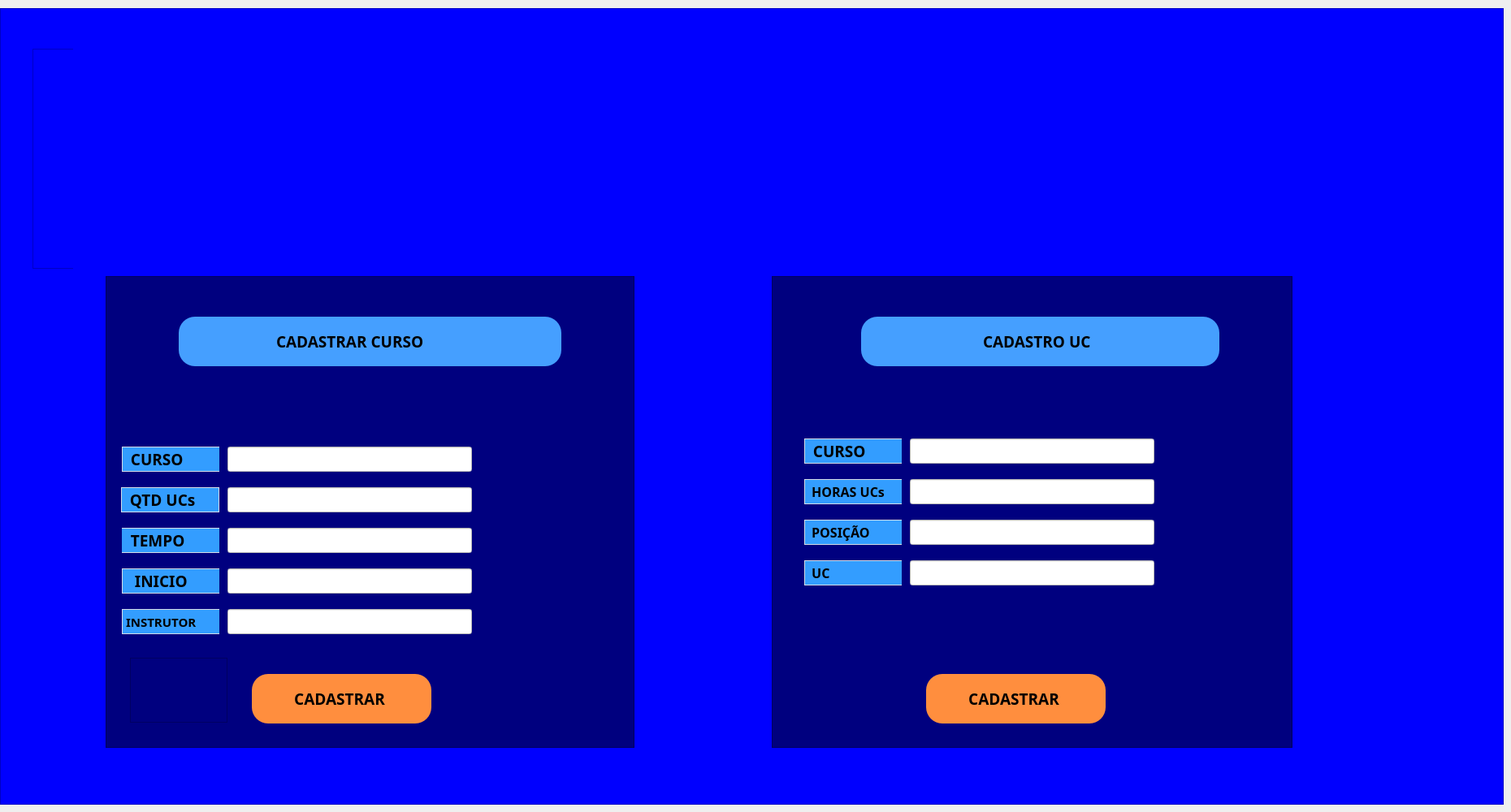
    <widget class="QWidget" name="LOGIN">
     <property name="minimumSize">
      <size>
       <width>435</width>
       <height>255</height>
      </size>
     </property>
     <attribute name="title">
      <string>Tab 1</string>
     </attribute>
     <widget class="QFrame" name="frame">
      <property name="geometry">
       <rect>
        <x>0</x>
        <y>10</y>
        <width>1851</width>
        <height>981</height>
       </rect>
      </property>
      <property name="styleSheet">
       <string notr="true">background-color: rgb(0, 0, 0);
background-color: rgb(0, 0, 255);</string>
      </property>
      <property name="frameShape">
       <enum>QFrame::StyledPanel</enum>
      </property>
      <property name="frameShadow">
       <enum>QFrame::Raised</enum>
      </property>
      <widget class="QLabel" name="label_2">
       <property name="geometry">
        <rect>
         <x>60</x>
         <y>20</y>
         <width>1641</width>
         <height>291</height>
        </rect>
       </property>
       <property name="text">
        <string/>
       </property>
       <property name="pixmap">
        <pixmap>../Icon, itens e etc/banner_senac_v2.png</pixmap>
       </property>
      </widget>
      <widget class="QFrame" name="frame_2">
       <property name="geometry">
        <rect>
         <x>130</x>
         <y>330</y>
         <width>651</width>
         <height>581</height>
        </rect>
       </property>
       <property name="styleSheet">
        <string notr="true">background-color: rgb(0, 0, 127);</string>
       </property>
       <property name="frameShape">
        <enum>QFrame::StyledPanel</enum>
       </property>
       <property name="frameShadow">
        <enum>QFrame::Raised</enum>
       </property>
       <widget class="QFrame" name="frame_4">
        <property name="geometry">
         <rect>
          <x>90</x>
          <y>50</y>
          <width>471</width>
          <height>61</height>
         </rect>
        </property>
        <property name="styleSheet">
         <string notr="true">background-color: rgb(69, 159, 255);
    border-radius: 20px;
</string>
        </property>
        <property name="frameShape">
         <enum>QFrame::StyledPanel</enum>
        </property>
        <property name="frameShadow">
         <enum>QFrame::Raised</enum>
        </property>
        <widget class="QLabel" name="label_8">
         <property name="geometry">
          <rect>
           <x>120</x>
           <y>10</y>
           <width>251</width>
           <height>41</height>
          </rect>
         </property>
         <property name="font">
          <font>
           <family>Arial Black</family>
           <pointsize>14</pointsize>
           <weight>75</weight>
           <bold>true</bold>
          </font>
         </property>
         <property name="text">
          <string>CADASTRAR CURSO </string>
         </property>
        </widget>
       </widget>
       <widget class="QFrame" name="frame_8">
        <property name="geometry">
         <rect>
          <x>19</x>
          <y>260</y>
          <width>121</width>
          <height>31</height>
         </rect>
        </property>
        <property name="styleSheet">
         <string notr="true">QFrame {
  background-color: rgb(51, 157, 255);
    background-image: url(:/logo/banner_senac_v2.png);
    background-repeat: no-repeat;
    background-position: center;

    border: 1px solid #D5DCE5;
    border-radius: 18px;
}</string>
        </property>
        <property name="frameShape">
         <enum>QFrame::StyledPanel</enum>
        </property>
        <property name="frameShadow">
         <enum>QFrame::Raised</enum>
        </property>
        <widget class="QLabel" name="label_9">
         <property name="geometry">
          <rect>
           <x>0</x>
           <y>0</y>
           <width>121</width>
           <height>31</height>
          </rect>
         </property>
         <property name="font">
          <font>
           <family>Arial Black</family>
           <pointsize>14</pointsize>
           <weight>75</weight>
           <bold>true</bold>
          </font>
         </property>
         <property name="text">
          <string> QTD UCs</string>
         </property>
        </widget>
       </widget>
       <widget class="QFrame" name="frame_9">
        <property name="geometry">
         <rect>
          <x>30</x>
          <y>470</y>
          <width>120</width>
          <height>80</height>
         </rect>
        </property>
        <property name="frameShape">
         <enum>QFrame::StyledPanel</enum>
        </property>
        <property name="frameShadow">
         <enum>QFrame::Raised</enum>
        </property>
       </widget>
       <widget class="QFrame" name="frame_7">
        <property name="geometry">
         <rect>
          <x>20</x>
          <y>210</y>
          <width>120</width>
          <height>31</height>
         </rect>
        </property>
        <property name="styleSheet">
         <string notr="true">QFrame {
   
	background-color: rgb(51, 157, 255);
    background-image: url(:/logo/banner_senac_v2.png);
    background-repeat: no-repeat;
    background-position: center;

    border: 1px solid #D5DCE5;
  border-radius: 20px;
}</string>
        </property>
        <property name="frameShape">
         <enum>QFrame::StyledPanel</enum>
        </property>
        <property name="frameShadow">
         <enum>QFrame::Raised</enum>
        </property>
        <widget class="QLabel" name="label_4">
         <property name="geometry">
          <rect>
           <x>0</x>
           <y>0</y>
           <width>121</width>
           <height>31</height>
          </rect>
         </property>
         <property name="font">
          <font>
           <family>Arial Black</family>
           <pointsize>14</pointsize>
           <weight>75</weight>
           <bold>true</bold>
          </font>
         </property>
         <property name="text">
          <string> CURSO </string>
         </property>
        </widget>
       </widget>
       <widget class="QFrame" name="frame_10">
        <property name="geometry">
         <rect>
          <x>20</x>
          <y>310</y>
          <width>120</width>
          <height>31</height>
         </rect>
        </property>
        <property name="styleSheet">
         <string notr="true">QFrame {
  background-color: rgb(51, 157, 255);
    background-image: url(:/logo/banner_senac_v2.png);
    background-repeat: no-repeat;
    background-position: center;

    border: 1px solid #D5DCE5;
    border-radius: 18px;
}</string>
        </property>
        <property name="frameShape">
         <enum>QFrame::StyledPanel</enum>
        </property>
        <property name="frameShadow">
         <enum>QFrame::Raised</enum>
        </property>
        <widget class="QLabel" name="label_5">
         <property name="geometry">
          <rect>
           <x>-10</x>
           <y>0</y>
           <width>141</width>
           <height>31</height>
          </rect>
         </property>
         <property name="font">
          <font>
           <family>Arial Black</family>
           <pointsize>14</pointsize>
           <weight>75</weight>
           <bold>true</bold>
          </font>
         </property>
         <property name="text">
          <string>   TEMPO</string>
         </property>
        </widget>
       </widget>
       <widget class="QFrame" name="frame_11">
        <property name="geometry">
         <rect>
          <x>20</x>
          <y>360</y>
          <width>120</width>
          <height>31</height>
         </rect>
        </property>
        <property name="styleSheet">
         <string notr="true">QFrame {
    background-color: rgb(51, 157, 255);
    background-image: url(:/logo/banner_senac_v2.png);
    background-repeat: no-repeat;
    background-position: center;

    border: 1px solid #D5DCE5;
    border-radius: 18px;
}</string>
        </property>
        <property name="frameShape">
         <enum>QFrame::StyledPanel</enum>
        </property>
        <property name="frameShadow">
         <enum>QFrame::Raised</enum>
        </property>
        <widget class="QLabel" name="label_6">
         <property name="geometry">
          <rect>
           <x>0</x>
           <y>0</y>
           <width>141</width>
           <height>31</height>
          </rect>
         </property>
         <property name="font">
          <font>
           <family>Arial Black</family>
           <pointsize>14</pointsize>
           <weight>75</weight>
           <bold>true</bold>
          </font>
         </property>
         <property name="text">
          <string>  INICIO</string>
         </property>
        </widget>
       </widget>
       <widget class="QFrame" name="frame_12">
        <property name="geometry">
         <rect>
          <x>20</x>
          <y>410</y>
          <width>120</width>
          <height>31</height>
         </rect>
        </property>
        <property name="styleSheet">
         <string notr="true">QFrame {
   background-color: rgb(51, 157, 255);
    background-image: url(:/logo/banner_senac_v2.png);
    background-repeat: no-repeat;
    background-position: center;

    border: 1px solid #D5DCE5;
    border-radius: 18px;
}</string>
        </property>
        <property name="frameShape">
         <enum>QFrame::StyledPanel</enum>
        </property>
        <property name="frameShadow">
         <enum>QFrame::Raised</enum>
        </property>
        <widget class="QLabel" name="label_7">
         <property name="geometry">
          <rect>
           <x>0</x>
           <y>0</y>
           <width>141</width>
           <height>31</height>
          </rect>
         </property>
         <property name="font">
          <font>
           <family>Arial Black</family>
           <pointsize>11</pointsize>
           <weight>75</weight>
           <bold>true</bold>
          </font>
         </property>
         <property name="text">
          <string>INSTRUTOR</string>
         </property>
        </widget>
       </widget>
       <widget class="QLineEdit" name="txt_instrutor">
        <property name="geometry">
         <rect>
          <x>150</x>
          <y>410</y>
          <width>301</width>
          <height>31</height>
         </rect>
        </property>
        <property name="styleSheet">
         <string notr="true">background-color: rgb(255, 255, 255);</string>
        </property>
        <property name="text">
         <string/>
        </property>
       </widget>
       <widget class="QLineEdit" name="txt_inicio">
        <property name="geometry">
         <rect>
          <x>150</x>
          <y>360</y>
          <width>301</width>
          <height>31</height>
         </rect>
        </property>
        <property name="styleSheet">
         <string notr="true">background-color: rgb(255, 255, 255);</string>
        </property>
        <property name="text">
         <string/>
        </property>
       </widget>
       <widget class="QLineEdit" name="txt_tempo">
        <property name="geometry">
         <rect>
          <x>150</x>
          <y>310</y>
          <width>301</width>
          <height>31</height>
         </rect>
        </property>
        <property name="styleSheet">
         <string notr="true">background-color: rgb(255, 255, 255);</string>
        </property>
        <property name="text">
         <string/>
        </property>
       </widget>
       <widget class="QLineEdit" name="txt_quantidade_uc">
        <property name="geometry">
         <rect>
          <x>150</x>
          <y>260</y>
          <width>301</width>
          <height>31</height>
         </rect>
        </property>
        <property name="styleSheet">
         <string notr="true">background-color: rgb(255, 255, 255);</string>
        </property>
        <property name="text">
         <string/>
        </property>
       </widget>
       <widget class="QLineEdit" name="txt_nome_curso">
        <property name="geometry">
         <rect>
          <x>150</x>
          <y>210</y>
          <width>301</width>
          <height>31</height>
         </rect>
        </property>
        <property name="styleSheet">
         <string notr="true">background-color: rgb(255, 255, 255);</string>
        </property>
        <property name="text">
         <string/>
        </property>
       </widget>
       <widget class="QPushButton" name="btn_cadastrar">
        <property name="geometry">
         <rect>
          <x>180</x>
          <y>490</y>
          <width>221</width>
          <height>61</height>
         </rect>
        </property>
        <property name="font">
         <font>
          <family>Arial Black</family>
          <pointsize>14</pointsize>
          <weight>75</weight>
          <bold>true</bold>
         </font>
        </property>
        <property name="styleSheet">
         <string notr="true">background-color: rgb(69, 159, 255);
background-color: rgb(255, 142, 62);
    border-radius: 20px;</string>
        </property>
        <property name="text">
         <string>CADASTRAR </string>
        </property>
       </widget>
      </widget>
      <widget class="QFrame" name="frame_3">
       <property name="geometry">
        <rect>
         <x>950</x>
         <y>330</y>
         <width>641</width>
         <height>581</height>
        </rect>
       </property>
       <property name="styleSheet">
        <string notr="true">background-color: rgb(0, 0, 127);</string>
       </property>
       <property name="frameShape">
        <enum>QFrame::StyledPanel</enum>
       </property>
       <property name="frameShadow">
        <enum>QFrame::Raised</enum>
       </property>
       <widget class="QFrame" name="frame_5">
        <property name="geometry">
         <rect>
          <x>110</x>
          <y>50</y>
          <width>441</width>
          <height>61</height>
         </rect>
        </property>
        <property name="styleSheet">
         <string notr="true">background-color: rgb(69, 159, 255);
    border-radius: 20px;
</string>
        </property>
        <property name="frameShape">
         <enum>QFrame::StyledPanel</enum>
        </property>
        <property name="frameShadow">
         <enum>QFrame::Raised</enum>
        </property>
        <widget class="QLabel" name="label_15">
         <property name="geometry">
          <rect>
           <x>150</x>
           <y>10</y>
           <width>231</width>
           <height>41</height>
          </rect>
         </property>
         <property name="font">
          <font>
           <family>Arial Black</family>
           <pointsize>14</pointsize>
           <weight>75</weight>
           <bold>true</bold>
          </font>
         </property>
         <property name="text">
          <string>CADASTRO UC</string>
         </property>
        </widget>
       </widget>
       <widget class="QPushButton" name="btn_uc_cadastrar">
        <property name="geometry">
         <rect>
          <x>190</x>
          <y>490</y>
          <width>221</width>
          <height>61</height>
         </rect>
        </property>
        <property name="font">
         <font>
          <family>Arial Black</family>
          <pointsize>14</pointsize>
          <weight>75</weight>
          <bold>true</bold>
         </font>
        </property>
        <property name="styleSheet">
         <string notr="true">background-color: rgb(69, 159, 255);
background-color: rgb(255, 142, 62);
    border-radius: 20px;</string>
        </property>
        <property name="text">
         <string>CADASTRAR </string>
        </property>
       </widget>
       <widget class="QFrame" name="frame_13">
        <property name="geometry">
         <rect>
          <x>40</x>
          <y>200</y>
          <width>120</width>
          <height>31</height>
         </rect>
        </property>
        <property name="styleSheet">
         <string notr="true">QFrame {
   
	background-color: rgb(51, 157, 255);
    background-image: url(:/logo/banner_senac_v2.png);
    background-repeat: no-repeat;
    background-position: center;

    border: 1px solid #D5DCE5;
  border-radius: 20px;
}</string>
        </property>
        <property name="frameShape">
         <enum>QFrame::StyledPanel</enum>
        </property>
        <property name="frameShadow">
         <enum>QFrame::Raised</enum>
        </property>
        <widget class="QLabel" name="label_10">
         <property name="geometry">
          <rect>
           <x>0</x>
           <y>0</y>
           <width>121</width>
           <height>31</height>
          </rect>
         </property>
         <property name="font">
          <font>
           <family>Arial Black</family>
           <pointsize>14</pointsize>
           <weight>75</weight>
           <bold>true</bold>
          </font>
         </property>
         <property name="text">
          <string> CURSO</string>
         </property>
        </widget>
       </widget>
       <widget class="QFrame" name="frame_14">
        <property name="geometry">
         <rect>
          <x>40</x>
          <y>250</y>
          <width>120</width>
          <height>31</height>
         </rect>
        </property>
        <property name="styleSheet">
         <string notr="true">QFrame {
   
	background-color: rgb(51, 157, 255);
    background-image: url(:/logo/banner_senac_v2.png);
    background-repeat: no-repeat;
    background-position: center;

    border: 1px solid #D5DCE5;
  border-radius: 20px;
}</string>
        </property>
        <property name="frameShape">
         <enum>QFrame::StyledPanel</enum>
        </property>
        <property name="frameShadow">
         <enum>QFrame::Raised</enum>
        </property>
        <widget class="QLabel" name="label_11">
         <property name="geometry">
          <rect>
           <x>0</x>
           <y>0</y>
           <width>121</width>
           <height>31</height>
          </rect>
         </property>
         <property name="font">
          <font>
           <family>Arial Black</family>
           <pointsize>12</pointsize>
           <weight>75</weight>
           <bold>true</bold>
          </font>
         </property>
         <property name="text">
          <string> HORAS UCs</string>
         </property>
        </widget>
       </widget>
       <widget class="QFrame" name="frame_15">
        <property name="geometry">
         <rect>
          <x>40</x>
          <y>300</y>
          <width>120</width>
          <height>31</height>
         </rect>
        </property>
        <property name="styleSheet">
         <string notr="true">QFrame {
   
	background-color: rgb(51, 157, 255);
    background-image: url(:/logo/banner_senac_v2.png);
    background-repeat: no-repeat;
    background-position: center;

    border: 1px solid #D5DCE5;
  border-radius: 20px;
}</string>
        </property>
        <property name="frameShape">
         <enum>QFrame::StyledPanel</enum>
        </property>
        <property name="frameShadow">
         <enum>QFrame::Raised</enum>
        </property>
        <widget class="QFrame" name="frame_17">
         <property name="geometry">
          <rect>
           <x>0</x>
           <y>0</y>
           <width>120</width>
           <height>31</height>
          </rect>
         </property>
         <property name="styleSheet">
          <string notr="true">QFrame {
   
	background-color: rgb(51, 157, 255);
    background-image: url(:/logo/banner_senac_v2.png);
    background-repeat: no-repeat;
    background-position: center;

    border: 1px solid #D5DCE5;
  border-radius: 20px;
}</string>
         </property>
         <property name="frameShape">
          <enum>QFrame::StyledPanel</enum>
         </property>
         <property name="frameShadow">
          <enum>QFrame::Raised</enum>
         </property>
         <widget class="QLabel" name="label_12">
          <property name="geometry">
           <rect>
            <x>0</x>
            <y>0</y>
            <width>121</width>
            <height>31</height>
           </rect>
          </property>
          <property name="font">
           <font>
            <family>Arial Black</family>
            <pointsize>12</pointsize>
            <weight>75</weight>
            <bold>true</bold>
           </font>
          </property>
          <property name="text">
           <string> POSIÇÃO</string>
          </property>
         </widget>
        </widget>
       </widget>
       <widget class="QFrame" name="frame_16">
        <property name="geometry">
         <rect>
          <x>40</x>
          <y>350</y>
          <width>120</width>
          <height>31</height>
         </rect>
        </property>
        <property name="styleSheet">
         <string notr="true">QFrame {
   
	background-color: rgb(51, 157, 255);
    background-image: url(:/logo/banner_senac_v2.png);
    background-repeat: no-repeat;
    background-position: center;

    border: 1px solid #D5DCE5;
  border-radius: 20px;
}</string>
        </property>
        <property name="frameShape">
         <enum>QFrame::StyledPanel</enum>
        </property>
        <property name="frameShadow">
         <enum>QFrame::Raised</enum>
        </property>
        <widget class="QFrame" name="frame_18">
         <property name="geometry">
          <rect>
           <x>0</x>
           <y>0</y>
           <width>120</width>
           <height>31</height>
          </rect>
         </property>
         <property name="styleSheet">
          <string notr="true">QFrame {
   
	background-color: rgb(51, 157, 255);
    background-image: url(:/logo/banner_senac_v2.png);
    background-repeat: no-repeat;
    background-position: center;

    border: 1px solid #D5DCE5;
  border-radius: 20px;
}</string>
         </property>
         <property name="frameShape">
          <enum>QFrame::StyledPanel</enum>
         </property>
         <property name="frameShadow">
          <enum>QFrame::Raised</enum>
         </property>
         <widget class="QLabel" name="label_13">
          <property name="geometry">
           <rect>
            <x>0</x>
            <y>0</y>
            <width>121</width>
            <height>31</height>
           </rect>
          </property>
          <property name="font">
           <font>
            <family>Arial Black</family>
            <pointsize>12</pointsize>
            <weight>75</weight>
            <bold>true</bold>
           </font>
          </property>
          <property name="text">
           <string> UC</string>
          </property>
         </widget>
        </widget>
       </widget>
       <widget class="QLineEdit" name="txt_curso">
        <property name="geometry">
         <rect>
          <x>170</x>
          <y>200</y>
          <width>301</width>
          <height>31</height>
         </rect>
        </property>
        <property name="styleSheet">
         <string notr="true">background-color: rgb(255, 255, 255);</string>
        </property>
        <property name="text">
         <string/>
        </property>
       </widget>
       <widget class="QLineEdit" name="txt_horas_uc">
        <property name="geometry">
         <rect>
          <x>170</x>
          <y>250</y>
          <width>301</width>
          <height>31</height>
         </rect>
        </property>
        <property name="styleSheet">
         <string notr="true">background-color: rgb(255, 255, 255);</string>
        </property>
        <property name="text">
         <string/>
        </property>
       </widget>
       <widget class="QLineEdit" name="txt_posicao">
        <property name="geometry">
         <rect>
          <x>170</x>
          <y>300</y>
          <width>301</width>
          <height>31</height>
         </rect>
        </property>
        <property name="styleSheet">
         <string notr="true">background-color: rgb(255, 255, 255);</string>
        </property>
        <property name="text">
         <string/>
        </property>
       </widget>
       <widget class="QLineEdit" name="txt_nome_uc">
        <property name="geometry">
         <rect>
          <x>170</x>
          <y>350</y>
          <width>301</width>
          <height>31</height>
         </rect>
        </property>
        <property name="styleSheet">
         <string notr="true">background-color: rgb(255, 255, 255);</string>
        </property>
        <property name="text">
         <string/>
        </property>
       </widget>
      </widget>
      <widget class="QFrame" name="frame_57">
       <property name="geometry">
        <rect>
         <x>40</x>
         <y>50</y>
         <width>1761</width>
         <height>271</height>
        </rect>
       </property>
       <property name="frameShape">
        <enum>QFrame::StyledPanel</enum>
       </property>
       <property name="frameShadow">
        <enum>QFrame::Raised</enum>
       </property>
       <widget class="QLabel" name="label_20">
        <property name="geometry">
         <rect>
          <x>50</x>
          <y>-60</y>
          <width>1771</width>
          <height>331</height>
         </rect>
        </property>
        <property name="text">
         <string/>
        </property>
        <property name="pixmap">
         <pixmap resource="image.png">:/banner_senac_v2.png</pixmap>
        </property>
       </widget>
      </widget>
     </widget>
    </widget>
